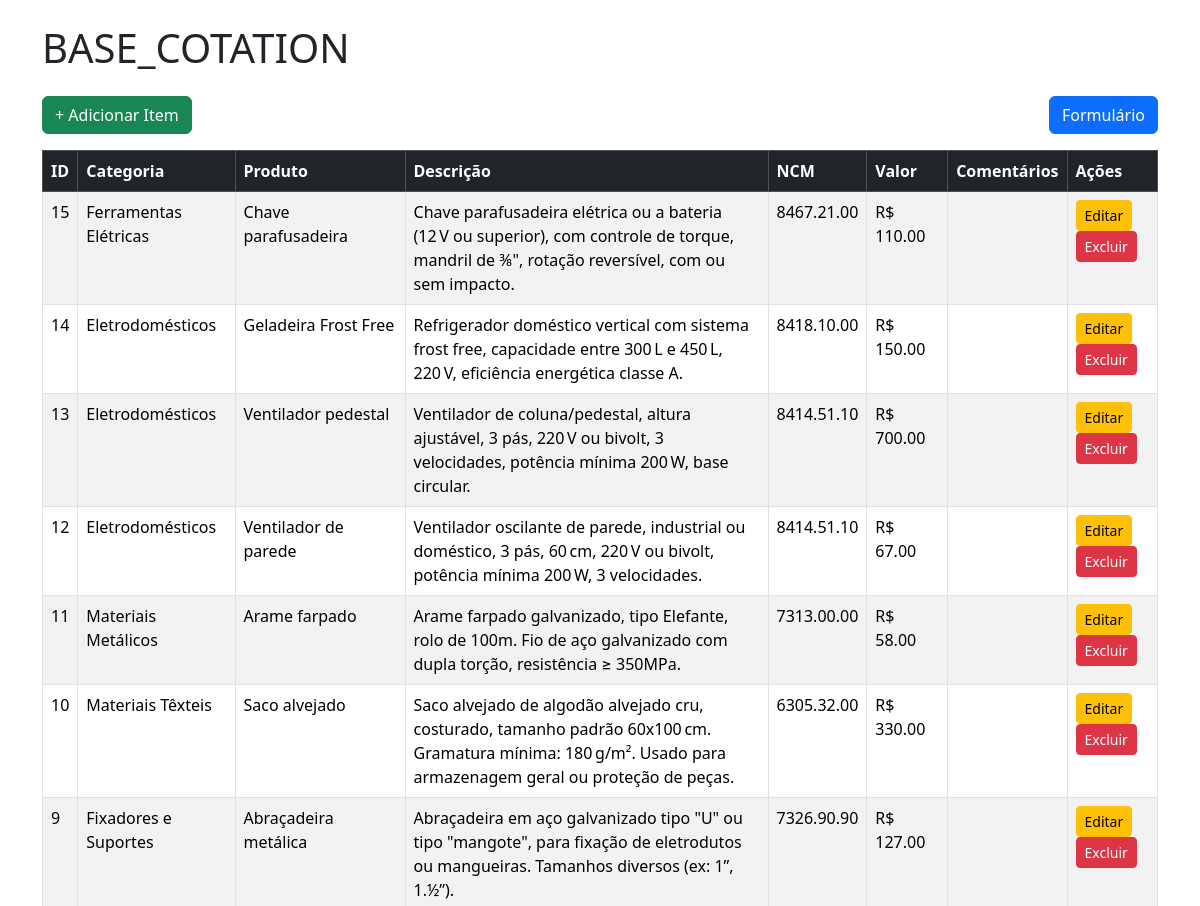
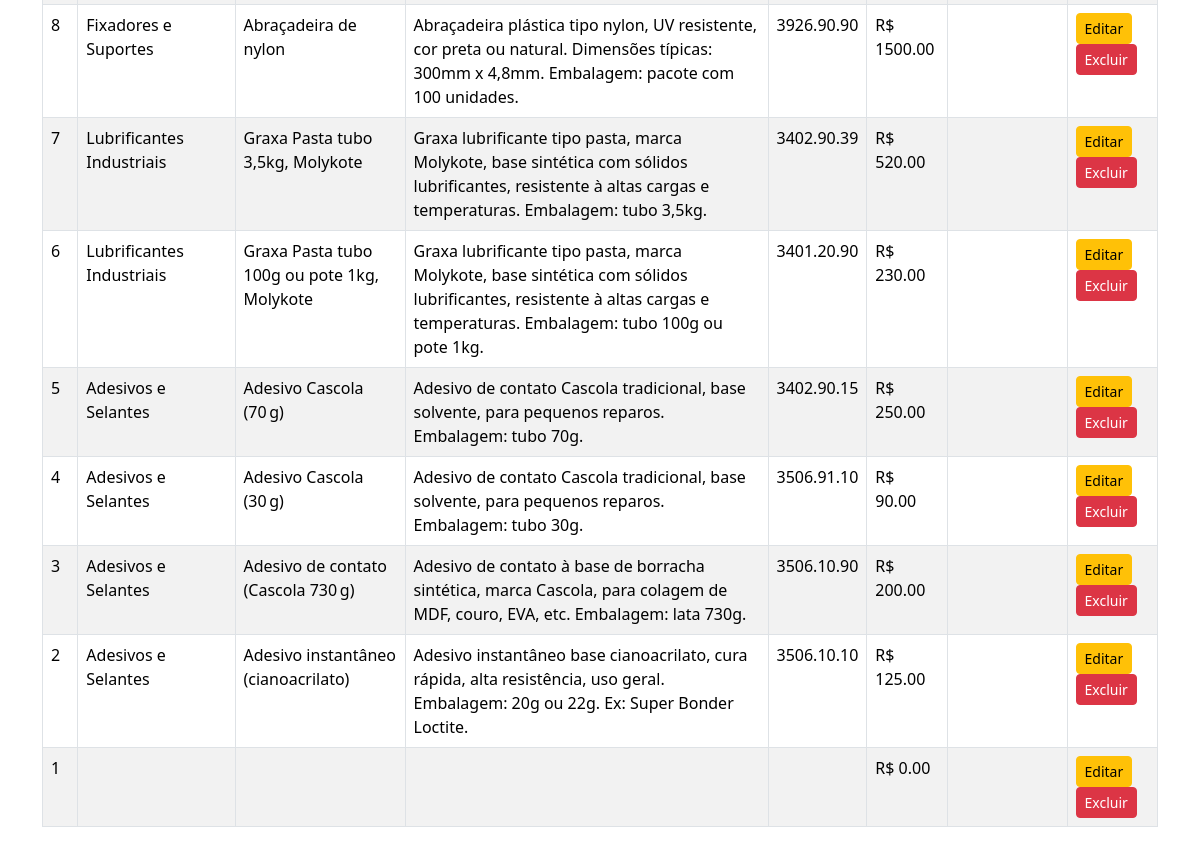
/db_app, run on the app's committed database (2 pictures, top to bottom).
### tables this page shows
CREATE TABLE BASE_COTATION (
    id INTEGER PRIMARY KEY AUTOINCREMENT,
    category TEXT,
    product TEXT,
    description TEXT,
    ncm TEXT,
    value REAL,
    comments TEXT
);

### app.py (the view)
@app.route('/db_app')
def db_app():
    conn = get_db_connection()
    items = conn.execute("SELECT * FROM BASE_COTATION ORDER BY id DESC").fetchall()
    conn.close()
    products = get_products()
    units = get_units()
    return render_template('db-app.html', items=items, products=products, units=units)

### app.py (called while the page is built)
def get_db_connection():
    conn = sqlite3.connect(DB_NAME)
    conn.row_factory = sqlite3.Row
    return conn

def get_products():
    conn = get_db_connection()
    cursor = conn.cursor()
    cursor.execute("SELECT product FROM BASE_COTATION ORDER BY product")
    rows = cursor.fetchall()
    conn.close()
    unique_products = sorted(set(row[0] for row in rows))
    return unique_products

def get_units():
    conn = get_db_connection()
    cursor = conn.cursor()
    cursor.execute("SELECT unit FROM UN_BASE ORDER BY unit")
    rows = cursor.fetchall()
    conn.close()
    return [row[0] for row in rows]

### templates/db-app.html (shortened to what this page needs)
<!DOCTYPE html>
<html lang="pt-BR">
<head>
    <link href="https://cdn.jsdelivr.net/npm/bootstrap@5.3.3/dist/css/bootstrap.min.css" rel="stylesheet">
</head>
<body class="p-4">
    <div class="container">
        <h1 class="mb-4">BASE_COTATION</h1>
        <div class="d-flex justify-content-between mb-3">
            <a href="{{ url_for('add') }}" class="btn btn-success">+ Adicionar Item</a>
            <a href="{{ url_for('index') }}" class="btn btn-primary">Formulário</a>
        </div>
        <table class="table table-bordered table-striped">
            <thead class="table-dark">
                <tr>
                    <th>ID</th>
                    <th>Categoria</th>
                    <th>Produto</th>
                    <th>Descrição</th>
                    <th>NCM</th>
                    <th>Valor</th>
                    <th>Comentários</th>
                    <th>Ações</th>
                </tr>
            </thead>
            <tbody>
                {% for item in items %}
                <tr>
                    <td>{{ item.id }}</td>
                    <td>{{ item.category }}</td>
                    <td>{{ item.product }}</td>
                    <td>{{ item.description }}</td>
                    <td>{{ item.ncm }}</td>
                    <td>R$ {{ '%.2f'|format(item.value) }}</td>
                    <td>{{ item.comments or '' }}</td>
                    <td>
                        <a href="{{ url_for('edit', item_id=item.id) }}" class="btn btn-warning btn-sm">Editar</a>
                        <form action="{{ url_for('delete', item_id=item.id) }}" method="post" style="display:inline;">
                            <button class="btn btn-danger btn-sm" onclick="return confirm('Excluir este item?')">Excluir</button>
                        </form>
                    </td>
                </tr>
                {% else %}
                <tr><td colspan="8" class="text-center">Nenhum item encontrado</td></tr>
                {% endfor %}
            </tbody>
        </table>
    </div>
</body>
</html>

### data on the page
BASE_COTATION: id "15", category "Ferramentas Elétricas", product "Chave parafusadeira", description "Chave parafusadeira elétrica ou a bateria (12 V ou superior), com controle de torque, mandril de ⅜\", rotação reversível, com ou sem impacto.", ncm "8467.21.00", value "110.00"
BASE_COTATION: id "14", category "Eletrodomésticos", product "Geladeira Frost Free", description "Refrigerador doméstico vertical com sistema frost free, capacidade entre 300 L e 450 L, 220 V, eficiência energética classe A.", ncm "8418.10.00", value "150.00"
BASE_COTATION: id "13", category "Eletrodomésticos", product "Ventilador pedestal", description "Ventilador de coluna/pedestal, altura ajustável, 3 pás, 220 V ou bivolt, 3 velocidades, potência mínima 200 W, base circular.", ncm "8414.51.10", value "700.00"
BASE_COTATION: id "12", category "Eletrodomésticos", product "Ventilador de parede", description "Ventilador oscilante de parede, industrial ou doméstico, 3 pás, 60 cm, 220 V ou bivolt, potência mínima 200 W, 3 velocidades.", ncm "8414.51.10", value "67.00"
BASE_COTATION: id "11", category "Materiais Metálicos", product "Arame farpado", description "Arame farpado galvanizado, tipo Elefante, rolo de 100m. Fio de aço galvanizado com dupla torção, resistência ≥ 350MPa.", ncm "7313.00.00", value "58.00"
BASE_COTATION: id "10", category "Materiais Têxteis", product "Saco alvejado", description "Saco alvejado de algodão alvejado cru, costurado, tamanho padrão 60x100 cm. Gramatura mínima: 180 g/m². Usado para armazenagem geral ou proteção de peças.", ncm "6305.32.00", value "330.00"
BASE_COTATION: id "9", category "Fixadores e Suportes", product "Abraçadeira metálica", description "Abraçadeira em aço galvanizado tipo \"U\" ou tipo \"mangote\", para fixação de eletrodutos ou mangueiras. Tamanhos diversos (ex: 1”, 1.½”).", ncm "7326.90.90", value "127.00"
BASE_COTATION: id "8", category "Fixadores e Suportes", product "Abraçadeira de nylon", description "Abraçadeira plástica tipo nylon, UV resistente, cor preta ou natural. Dimensões típicas: 300mm x 4,8mm. Embalagem: pacote com 100 unidades.", ncm "3926.90.90", value "1500.00"
BASE_COTATION: id "7", category "Lubrificantes Industriais", product "Graxa Pasta tubo 3,5kg, Molykote", description "Graxa lubrificante tipo pasta, marca Molykote, base sintética com sólidos lubrificantes, resistente à altas cargas e temperaturas. Embalagem: tubo 3,5kg.", ncm "3402.90.39", value "520.00"
BASE_COTATION: id "6", category "Lubrificantes Industriais", product "Graxa Pasta tubo 100g ou pote 1kg, Molykote", description "Graxa lubrificante tipo pasta, marca Molykote, base sintética com sólidos lubrificantes, resistente à altas cargas e temperaturas. Embalagem: tubo 100g ou pote 1kg.", ncm "3401.20.90", value "230.00"
BASE_COTATION: id "5", category "Adesivos e Selantes", product "Adesivo Cascola (70 g)", description "Adesivo de contato Cascola tradicional, base solvente, para pequenos reparos. Embalagem: tubo 70g.", ncm "3402.90.15", value "250.00"
BASE_COTATION: id "4", category "Adesivos e Selantes", product "Adesivo Cascola (30 g)", description "Adesivo de contato Cascola tradicional, base solvente, para pequenos reparos. Embalagem: tubo 30g.", ncm "3506.91.10", value "90.00"
BASE_COTATION: id "3", category "Adesivos e Selantes", product "Adesivo de contato (Cascola 730 g)", description "Adesivo de contato à base de borracha sintética, marca Cascola, para colagem de MDF, couro, EVA, etc. Embalagem: lata 730g.", ncm "3506.10.90", value "200.00"
BASE_COTATION: id "2", category "Adesivos e Selantes", product "Adesivo instantâneo (cianoacrilato)", description "Adesivo instantâneo base cianoacrilato, cura rápida, alta resistência, uso geral. Embalagem: 20g ou 22g. Ex: Super Bonder Loctite.", ncm "3506.10.10", value "125.00"
BASE_COTATION: id "1", value "0.00"
